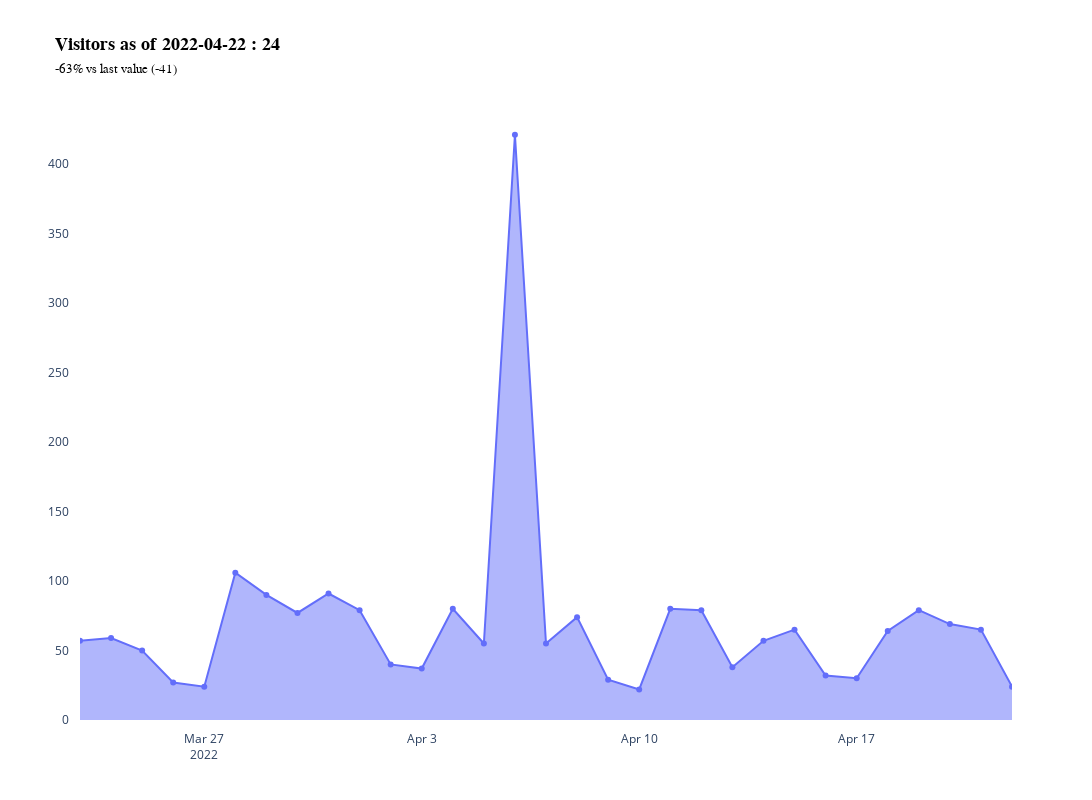

Write notebook code for a chart like this one.
### Markdown cell above
### Plotting linechart

### Code cell
def create_linechart(df: pd.DataFrame, label, value, varv, varp, title):
    """
    Plot linechart as an area chart in Plotly.
    """
    # Prep data
    df["VALUE_D"] = df[value].map("{:,.0f}".format).str.replace(",", " ")
    df["VARV_D"] = df[varv].map("{:,.0f}".format).str.replace(",", " ")
    df.loc[df[varv] > 0, "VARV_D"] = "+" + df["VARV_D"]
    df["VARP_D"] = df[varp].map("{:,.0%}".format).str.replace(",", " ")
    df.loc[df[varp] > 0, "VARP_D"] = "+" + df["VARP_D"]    

    # Create hovertext
    df["TEXT"] = (f"<b>{title} as of " + df[label].astype(str) + " : " + df["VALUE_D"] + "</b><br><span style='font-size: 13px;'>" + df["VARP_D"] + " vs last value (" + df["VARV_D"] + ")</span>")
    
    # Get subtitle
    title_display = df.loc[df.index[-1], "TEXT"] 
    
    # Create data
    data = go.Scatter(
        x=df[label],
        y=df[value],
        stackgroup="one",
        text=df["TEXT"],
        hoverinfo="text",
    )
    
    # Create layout
    layout = go.Layout(
        title=title_display,
        title_font=dict(family="Arial", size=18, color="black"),
        plot_bgcolor="#ffffff",
        width=1200,
        height=800,
        margin_pad=10,
    )
    fig = go.Figure(data=data, layout=layout)
    fig.update_traces(mode='lines+markers')
    return fig

fig = create_linechart(df, "DATE", "VALUE", "VARV", "VARP", title)
fig

### Figure 1 — Plotly figure (JSON) as saved in the notebook; plotly's stock layout.template omitted (floating-point values rounded to 4 significant figures)
{"data": [{"hoverinfo": "text", "mode": "lines+markers", "stackgroup": "one", "text": ["<b>Visitors as of 2022-03-23 : 57</b><br><span style='font-size: 13px;'>+inf% vs last value (+57)</span>", "<b>Visitors as of 2022-03-24 : 59</b><br><span style='font-size: 13px;'>+4% vs last value (+2)</span>", "<b>Visitors as of 2022-03-25 : 50</b><br><span style='font-size: 13px;'>-15% vs last value (-9)</span>", "<b>Visitors as of 2022-03-26 : 27</b><br><span style='font-size: 13px;'>-46% vs last value (-23)</span>", "<b>Visitors as of 2022-03-27 : 24</b><br><span style='font-size: 13px;'>-11% vs last value (-3)</span>", "<b>Visitors as of 2022-03-28 : 106</b><br><span style='font-size: 13px;'>+342% vs last value (+82)</span>", "<b>Visitors as of 2022-03-29 : 90</b><br><span style='font-size: 13px;'>-15% vs last value (-16)</span>", "<b>Visitors as of 2022-03-30 : 77</b><br><span style='font-size: 13px;'>-14% vs last value (-13)</span>", "<b>Visitors as of 2022-03-31 : 91</b><br><span style='font-size: 13px;'>+18% vs last value (+14)</span>", "<b>Visitors as of 2022-04-01 : 79</b><br><span style='font-size: 13px;'>-13% vs last value (-12)</span>", "<b>Visitors as of 2022-04-02 : 40</b><br><span style='font-size: 13px;'>-49% vs last value (-39)</span>", "<b>Visitors as of 2022-04-03 : 37</b><br><span style='font-size: 13px;'>-8% vs last value (-3)</span>", "<b>Visitors as of 2022-04-04 : 80</b><br><span style='font-size: 13px;'>+116% vs last value (+43)</span>", "<b>Visitors as of 2022-04-05 : 55</b><br><span style='font-size: 13px;'>-31% vs last value (-25)</span>", "<b>Visitors as of 2022-04-06 : 421</b><br><span style='font-size: 13px;'>+665% vs last value (+366)</span>", "<b>Visitors as of 2022-04-07 : 55</b><br><span style='font-size: 13px;'>-87% vs last value (-366)</span>", "<b>Visitors as of 2022-04-08 : 74</b><br><span style='font-size: 13px;'>+35% vs last value (+19)</span>", "<b>Visitors as of 2022-04-09 : 29</b><br><span style='font-size: 13px;'>-61% vs last value (-45)</span>", "<b>Visitors as of 2022-04-10 : 22</b><br><span style='font-size: 13px;'>-24% vs last value (-7)</span>", "<b>Visitors as of 2022-04-11 : 80</b><br><span style='font-size: 13px;'>+264% vs last value (+58)</span>", "<b>Visitors as of 2022-04-12 : 79</b><br><span style='font-size: 13px;'>-1% vs last value (-1)</span>", "<b>Visitors as of 2022-04-13 : 38</b><br><span style='font-size: 13px;'>-52% vs last value (-41)</span>", "<b>Visitors as of 2022-04-14 : 57</b><br><span style='font-size: 13px;'>+50% vs last value (+19)</span>", "<b>Visitors as of 2022-04-15 : 65</b><br><span style='font-size: 13px;'>+14% vs last value (+8)</span>", "<b>Visitors as of 2022-04-16 : 32</b><br><span style='font-size: 13px;'>-51% vs last value (-33)</span>", "<b>Visitors as of 2022-04-17 : 30</b><br><span style='font-size: 13px;'>-6% vs last value (-2)</span>", "<b>Visitors as of 2022-04-18 : 64</b><br><span style='font-size: 13px;'>+113% vs last value (+34)</span>", "<b>Visitors as of 2022-04-19 : 79</b><br><span style='font-size: 13px;'>+23% vs last value (+15)</span>", "<b>Visitors as of 2022-04-20 : 69</b><br><span style='font-size: 13px;'>-13% vs last value (-10)</span>", "<b>Visitors as of 2022-04-21 : 65</b><br><span style='font-size: 13px;'>-6% vs last value (-4)</span>", "<b>Visitors as of 2022-04-22 : 24</b><br><span style='font-size: 13px;'>-63% vs last value (-41)</span>"], "type": "scatter", "x": ["2022-03-23", "2022-03-24", "2022-03-25", "2022-03-26", "2022-03-27", "2022-03-28", "2022-03-29", "2022-03-30", "2022-03-31", "2022-04-01", "2022-04-02", "2022-04-03", "2022-04-04", "2022-04-05", "2022-04-06", "2022-04-07", "2022-04-08", "2022-04-09", "2022-04-10", "2022-04-11", "2022-04-12", "2022-04-13", "2022-04-14", "2022-04-15", "2022-04-16", "2022-04-17", "2022-04-18", "2022-04-19", "2022-04-20", "2022-04-21", "2022-04-22"], "y": [57, 59, 50, 27, 24, 106, 90, 77, 91, 79, 40, 37, 80, 55, 421, 55, 74, 29, 22, 80, 79, 38, 57, 65, 32, 30, 64, 79, 69, 65, 24]}], "layout": {"height": 800, "margin": {"pad": 10}, "plot_bgcolor": "#ffffff", "title": {"font": {"color": "black", "family": "Arial", "size": 18}, "text": "<b>Visitors as of 2022-04-22 : 24</b><br><span style='font-size: 13px;'>-63% vs last value (-41)</span>"}, "width": 1200, "xaxis": {"autorange": true, "range": ["2022-03-23", "2022-04-22"], "type": "date"}, "yaxis": {"autorange": true, "range": [0, 446.0], "type": "linear"}}}
